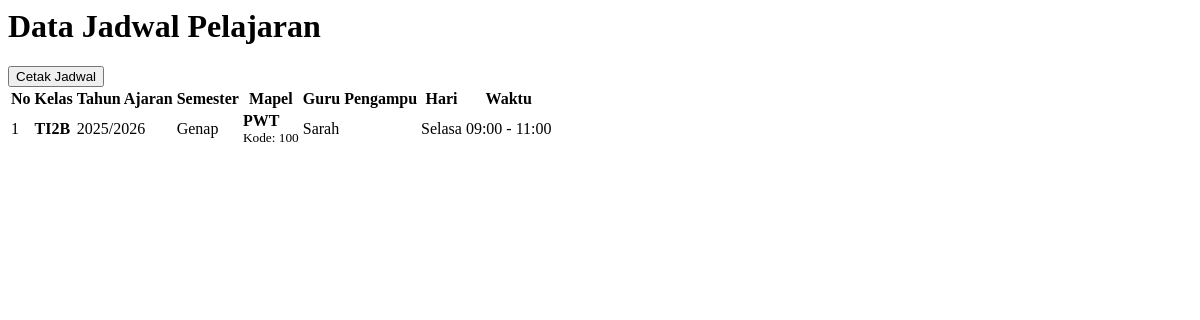
The page /page/jadwal.php on the database as committed earlier.
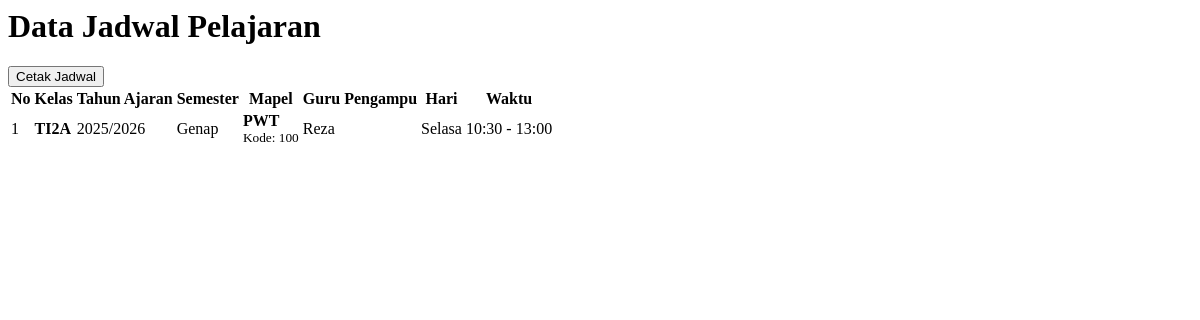
The same page on the database as committed later.
### tables this page shows
CREATE TABLE `jadwal_kelas` (
  `id_jadwal` int(10) NOT NULL,
  `kd_guru` int(5) NOT NULL,
  `id_kelas` int(10) NOT NULL,
  `thn_ajaran` varchar(20) NOT NULL,
  `semester` enum('ganjil','genap') NOT NULL
);

CREATE TABLE `kelas` (
  `id_kelas` int(10) NOT NULL,
  `nm_kelas` varchar(20) NOT NULL
);

CREATE TABLE `mapel` (
  `kd_mapel` int(10) NOT NULL,
  `nm_mapel` varchar(10) NOT NULL,
  `kkm` int(10) NOT NULL
);

CREATE TABLE `guru` (
  `kd_guru` int(5) NOT NULL,
  `nm_guru` varchar(50) NOT NULL,
  `jenkel` varchar(10) NOT NULL,
  `pend_terakhir` varchar(20) NOT NULL
);

CREATE TABLE `detail_jadwal` (
  `id_detail` int(11) NOT NULL,
  `id_jadwal` int(10) NOT NULL,
  `kd_mapel` int(10) NOT NULL,
  `kd_guru` int(5) NOT NULL,
  `hari` varchar(15) NOT NULL,
  `jam_mulai` time NOT NULL,
  `jam_selesai` time NOT NULL
);

### page/jadwal.php (the view, shortened to what this page needs)
<?php
$role_ses = isset($_SESSION['role']) ? $_SESSION['role'] : '';
?>
<div class="content-header no-print">
    <div class="container-fluid">
        <div class="row mb-2">
            <div class="col-sm-6">
                <h1 class="m-0 text-dark">Data Jadwal Pelajaran</h1>
            </div>
        </div>
    </div>
</div>
<div class="content">
    <div class="container-fluid">
        <div class="card card-outline card-primary">
            <div class="card-body">
                <div class="no-print">
                    <button onclick="window.print()" class="btn btn-success btn-sm mb-3">
                        <i class="fas fa-print"></i> Cetak Jadwal
                    </button>
                </div>
                <table class="table table-bordered table-striped">
                    <thead>
                        <tr class="text-center">
                            <th>No</th>
                            <th>Kelas</th>
                            <th>Tahun Ajaran</th>
                            <th>Semester</th>
                            <th>Mapel</th>
                            <th>Guru Pengampu</th>
                            <th>Hari</th>
                            <th>Waktu</th>
                        </tr>
                    </thead>
                    <tbody>
                        <?php
                        $no = 1;
                        $query = "SELECT jk.id_jadwal, jk.thn_ajaran, jk.semester,
                                         dj.hari, dj.jam_mulai, dj.jam_selesai,
                                         k.nm_kelas, m.nm_mapel, m.kd_mapel, g.nm_guru
                                  FROM jadwal_kelas jk
                                  JOIN detail_jadwal dj ON jk.id_jadwal = dj.id_jadwal
                                  JOIN kelas k ON jk.id_kelas = k.id_kelas
                                  JOIN mapel m ON dj.kd_mapel = m.kd_mapel
                                  JOIN guru g ON dj.kd_guru = g.kd_guru ";
                        $query .= " ORDER BY FIELD(dj.hari, 'Senin', 'Selasa', 'Rabu', 'Kamis', 'Jumat', 'Sabtu'), dj.jam_mulai ASC";
                        $sql = mysqli_query($koneksi, $query);
                        if ($sql && mysqli_num_rows($sql) > 0) {
                            while ($data = mysqli_fetch_array($sql)) {
                        ?>
                            <tr>
                                <td class="text-center"><?= $no++; ?></td>
                                <td class="text-center"><strong><?= $data['nm_kelas']; ?></strong></td>
                                <td class="text-center"><?= $data['thn_ajaran']; ?></td>
                                <td class="text-center">
                                    <span class="badge badge-info"><?= ucwords($data['semester']); ?></span>
                                </td>
                                <td>
                                    <strong><?= $data['nm_mapel']; ?></strong><br>
                                    <small class="text-muted no-print">Kode: <?= $data['kd_mapel']; ?></small>
                                </td>
                                <td><?= $data['nm_guru']; ?></td>
                                <td class="text-center">
                                    <span class="badge badge-success"><?= $data['hari']; ?></span>
                                </td>
                                <td class="text-center">
                                    <?= date('H:i', strtotime($data['jam_mulai'])); ?> - <?= date('H:i', strtotime($data['jam_selesai'])); ?>
                                </td>
                            </tr>
                        <?php
                            }
                        } else {
                            $colspan = ($role_ses == 'admin') ? 9 : 8;
                            $error_msg = !$sql ? "Error Database: " . mysqli_error($koneksi) : "Belum ada data jadwal yang tersedia.";
                            echo "<tr><td colspan='{$colspan}' class='text-center text-muted py-4'>{$error_msg}</td></tr>";
                        }
                        ?>
                    </tbody>
                </table>
            </div>
        </div>
    </div>
</div>

Rows that differ between the two databases and show on the page:
no longer on this page (row unchanged): jadwal_kelas: id_kelas.nm_kelas "TI2B", thn_ajaran "2025/2026", semester "Genap", mapel.nm_mapel "PWT", mapel.kd_mapel "100", kd_guru.nm_guru "Sarah", detail_jadwal.hari "Selasa", detail_jadwal.jam_mulai "09:00", detail_jadwal.jam_selesai "11:00"
added jadwal_kelas: id_kelas.nm_kelas "TI2A", thn_ajaran "2025/2026", semester "Genap", mapel.nm_mapel "PWT", mapel.kd_mapel "100", kd_guru.nm_guru "Reza", detail_jadwal.hari "Selasa", detail_jadwal.jam_mulai "10:30", detail_jadwal.jam_selesai "13:00"
